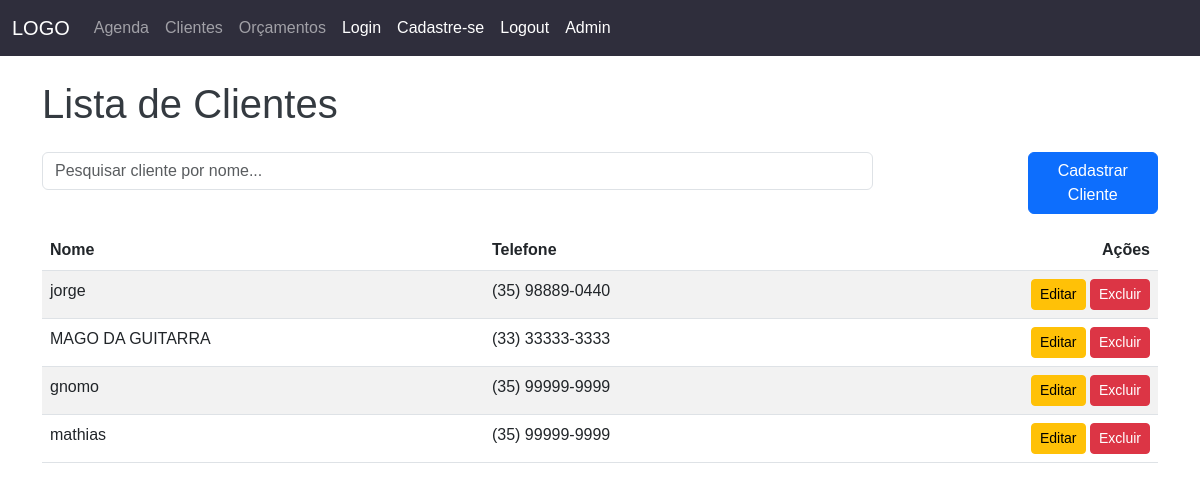
Page /clientes/ (signed in) on the earlier database version.
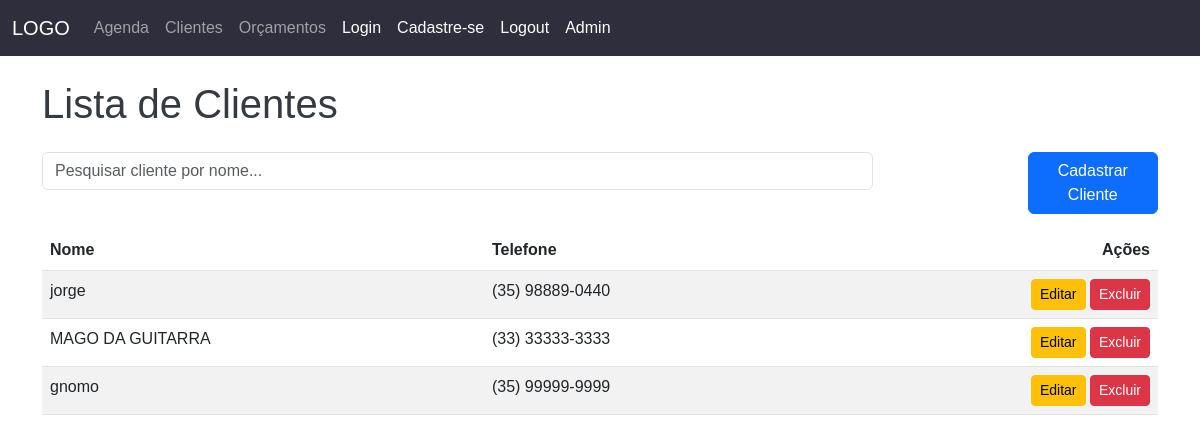
Same page on the later database version.
### consultorio/models.py (models this page shows)
class Cliente(models.Model):
    nome = models.CharField(max_length=255)
    telefone = models.TextField(blank=True, null=True)

### consultorio/views.py (the view)
# urls.py: path('clientes/', views.clientes, name='listar_clientes'),
@login_required(login_url="/auth/login")
def clientes(request):
    clientes = Cliente.objects.all()
    return render(request, 'clientes.html', {'clientes': clientes})

### consultorio/templates/clientes.html (shortened to what this page needs)
{% extends "base.html" %}
{% load static %}
{% block conteudo %}
<div class="container mt-4">
    <h1 class="mb-4">Lista de Clientes</h1>
    <div class="row mb-3">
        <div class="col-md-9">
            <input type="text" id="pesquisa" class="form-control" placeholder="Pesquisar cliente por nome...">
        </div>
        <div class="col-md-3 text-md-end mt-2 mt-md-0">
            <button class="btn btn-primary w-50" data-bs-toggle="modal" data-bs-target="#clienteModal">Cadastrar
                Cliente</button>
        </div>
    </div>
    <table class="table table-striped table-hover">
        <thead>
            <tr>
                <th>Nome</th>
                <th>Telefone</th>
                <th class="text-end">Ações</th>
            </tr>
        </thead>
        <tbody id="tabela-clientes">
            {% for cliente in clientes %}
            <tr>
                <td>{{ cliente.nome }}</td>
                <td>{{ cliente.telefone }}</td>
                <td class="text-end">
                    <button class="btn btn-warning btn-sm" data-bs-toggle="modal"
                        data-bs-target="#editarClienteModal{{ cliente.id }}">Editar</button>
                    <button class="btn btn-danger btn-sm" data-bs-toggle="modal"
                        data-bs-target="#excluirClienteModal{{ cliente.id }}">Excluir</button>
                </td>
            </tr>
            {% endfor %}
        </tbody>
    </table>
</div>
{% endblock %}

Differences in the rows shown:
removed Cliente: nome "mathias", telefone "(35) 99999-9999"
